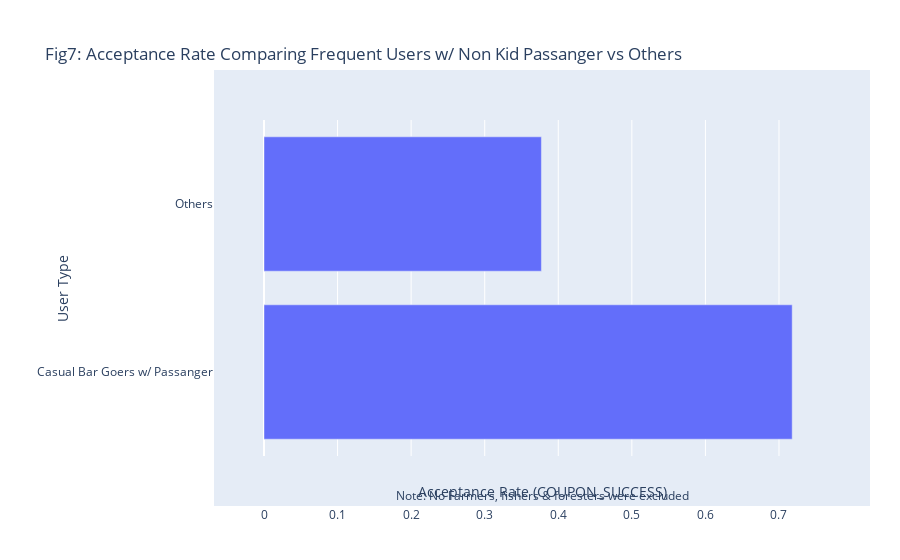

This figure's notebook cell:
### Markdown cell above
5. Use the same process to compare the acceptance rate between drivers who go to bars more than once a month and had passengers that were not a kid and had occupations other than farming, fishing, or forestry.

### Code cell
occupation = ['Farming Fishing & Forestry'] 
passanger = ['Kid(s)', 'Alone']
one_visit_a_month_or_more = ['1~3','4~8','gt8']
bar_coupon_success_for_casual_w_passanger = data_only_bar_coupon.query("BAR in @one_visit_a_month_or_more & OCCUPATION not in @occupation & PASSANGER not in @passanger")[['COUPON_SUCCESS']].mean().values[0]
bar_coupon_success_for_others = data_only_bar_coupon.query("not (BAR in @one_visit_a_month_or_more & OCCUPATION not in @occupation & PASSANGER not in @passanger)")[['COUPON_SUCCESS']].mean().values[0]
# Create a DataFrame from your variables
bar_coupon_comparison2 = {
    'USER_TYPE': ['Casual Bar Goers w/ Passanger', 'Others'],
    'COUPON_SUCCESS': [bar_coupon_success_for_casual_w_passanger, bar_coupon_success_for_others]
}

bar_coupon_comparison_df2 = pd.DataFrame(bar_coupon_comparison2)

# Create a bar chart with Plotly
fig7 = px.bar(
    bar_coupon_comparison_df2, 
    y='USER_TYPE', 
    x='COUPON_SUCCESS', 
    title='Fig7: Acceptance Rate Comparing Frequent Users w/ Non Kid Passanger vs Others',
    labels={
        "USER_TYPE": "User Type",
        "COUPON_SUCCESS": "Acceptance Rate (COUPON_SUCCESS)"
    }
)
fig7.update_layout(
    annotations=[
        dict(
            x=0.5,
            y=-0.15,
            showarrow=False,
            text="Note: No Farmers, fishers & foresters were excluded",
            xref="paper",
            yref="paper"
        )
    ],
    margin=dict(
        t=120, # top margin
        pad=50  # padding
    )
)
fig7.show()

### Figure 1 — Plotly figure (JSON) as saved in the notebook; plotly's stock layout.template omitted (floating-point values rounded to 4 significant figures)
{"data": [{"alignmentgroup": "True", "hovertemplate": "Acceptance Rate (COUPON_SUCCESS)=%{x}<br>User Type=%{y}<extra></extra>", "legendgroup": "", "marker": {"color": "#636efa", "pattern": {"shape": ""}}, "name": "", "offsetgroup": "", "orientation": "h", "showlegend": false, "textposition": "auto", "type": "bar", "x": [0.7179, 0.3771], "xaxis": "x", "y": ["Casual Bar Goers w/ Passanger", "Others"], "yaxis": "y"}], "layout": {"annotations": [{"showarrow": false, "text": "Note: No Farmers, fishers & foresters were excluded", "x": 0.5, "xref": "paper", "y": -0.15, "yref": "paper"}], "autosize": true, "barmode": "relative", "legend": {"tracegroupgap": 0}, "margin": {"pad": 50, "t": 120}, "title": {"text": "Fig7: Acceptance Rate Comparing Frequent Users w/ Non Kid Passanger vs Others"}, "xaxis": {"anchor": "y", "autorange": true, "domain": [0, 1], "range": [0, 0.7557], "title": {"text": "Acceptance Rate (COUPON_SUCCESS)"}, "type": "linear"}, "yaxis": {"anchor": "x", "autorange": true, "domain": [0, 1], "range": [-0.5, 1.5], "title": {"text": "User Type"}, "type": "category"}}}
